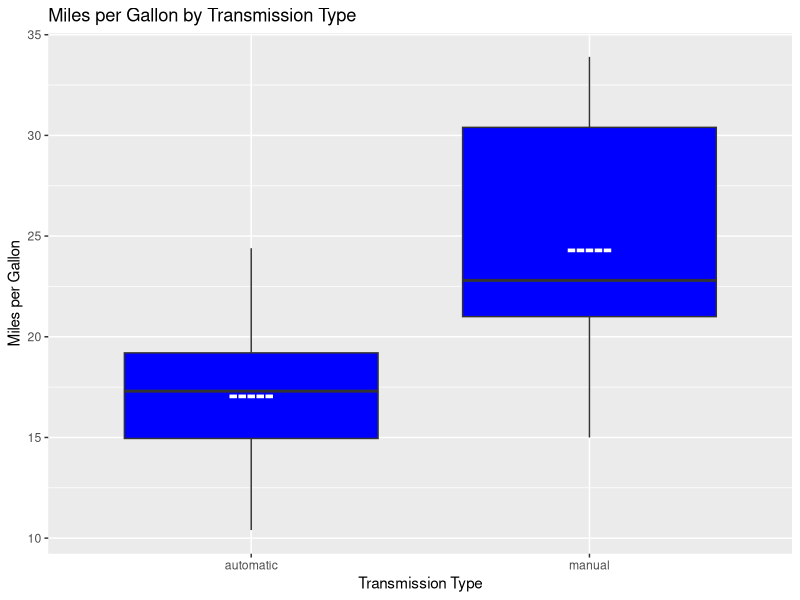
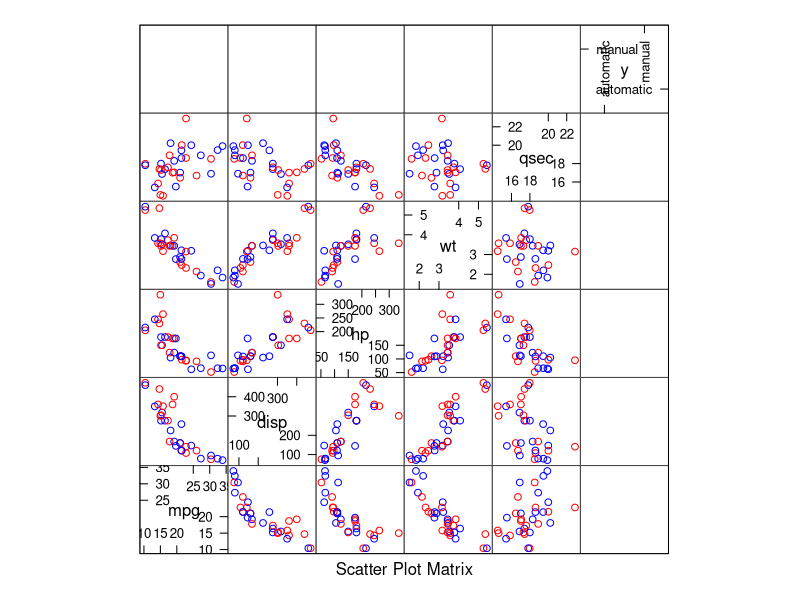
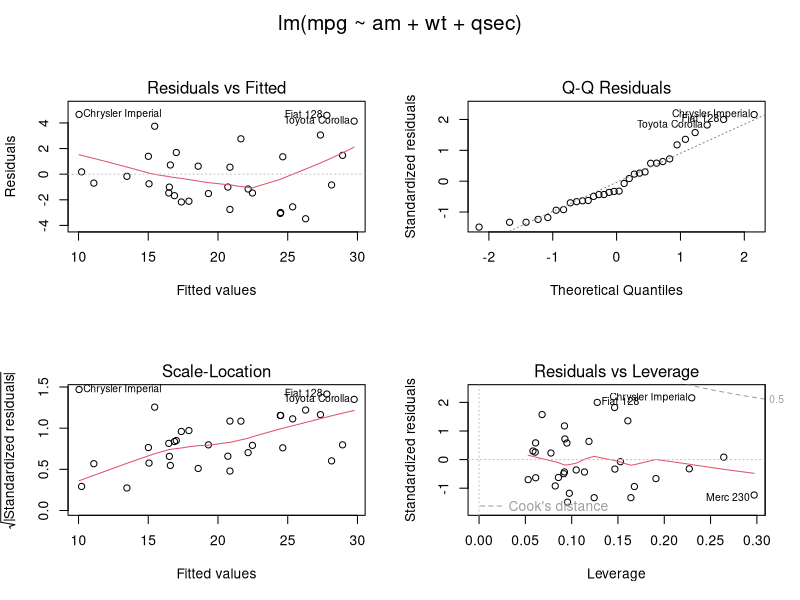

Write R code to recreate these figures, in order.
## ---- chunk 1
if (!"lattice" %in% installed.packages()) install.packages("lattice")
library("lattice")
if (!"datasets" %in% installed.packages()) install.packages("datasets")
library("datasets")
if (!"ggplot2" %in% installed.packages()) install.packages("ggplot2")
library("ggplot2")
if (!"gridExtra" %in% installed.packages()) install.packages("gridExtra")
library("gridExtra")
if (!"caret" %in% installed.packages()) install.packages("caret")
library("caret")
## ---- chunk 2
data(mtcars)
## ---- chunk 3
# replace 0&1 with "automatic" and "manual" in new dataframe
mtcars2 <- mtcars
mtcars2$am[mtcars2$am == 0] <- "automatic"
mtcars2$am[mtcars2$am == 1] <- "manual"
## ---- chunk 4
meanMPGAuto <- mean(subset(mtcars2, am== "automatic")$mpg)   #mean mpg of automatics
meanMPGManual <- mean(subset(mtcars2, am == "manual")$mpg)   #mean mpg of manuals
## ---- chunk 5
fitS <- lm(mpg ~ am, mtcars2)
## ---- chunk 6
fitM <- lm(mpg ~ am + wt + qsec, mtcars2)
## ---- chunk 7
fit1 <- lm(mpg ~ wt, mtcars2)
fit2 <- update(fit1, mpg ~ wt + qsec)
fit3 <- update(fit1, mpg ~ wt + qsec + am)
anova(fit1, fit2, fit3)
## ---- chunk 8
ggplot(aes(x = am, y = mpg), data = mtcars2) +
  geom_boxplot(fill = "blue") +
  labs(x = "Transmission Type", y = "Miles per Gallon") + 
  ggtitle("Miles per Gallon by Transmission Type") + 
  annotate(geom = "text", x = 1, y = meanMPGAuto, 
           color="white", label = "-----", size=7, fontface="bold", 
           angle = 0) + 
  annotate(geom = "text", x = 2, y = meanMPGManual, 
           color="white", label = "-----", size=7, fontface="bold", 
           angle = 0)
## ---- chunk 9
featurePlot(x = mtcars2[,c(1, 3, 4, 6, 7)], y = mtcars2$am, plot = "pairs", col = c("red", "blue"), 
            title = "Feature Plot for Variables in Analysis")
## ---- chunk 10
summary(fitS)
## ---- chunk 11
summary(fitM)
## ---- chunk 12
par(mfrow = c(2,2))
par(oma = c(0, 0, 2, 0))
plot(fitM)
